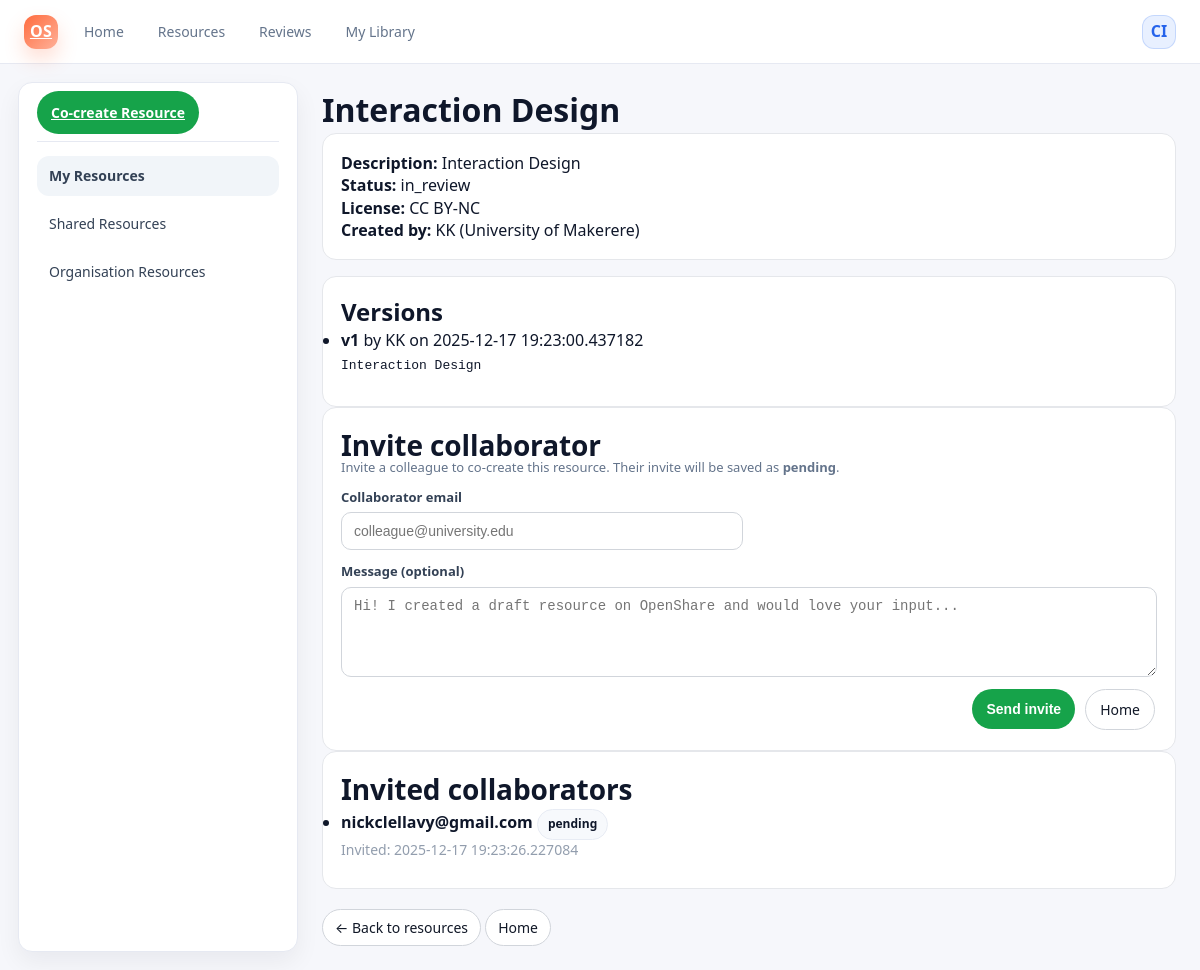
Page /resources/3 on the committed database.
### app/models.py (models this page shows)
class Resource(Base):
    __tablename__ = "resources"
    id = Column(Integer, primary_key=True, index=True)
    title = Column(String, nullable=False)
    description = Column(Text)
    status = Column(String, default="draft")  # 'draft', 'in_review', 'approved'
    license = Column(String, default="CC BY")
    created_by_id = Column(Integer, ForeignKey("users.id"))
    created_at = Column(DateTime, default=datetime.utcnow)
    created_by = relationship("User")
    versions = relationship(
        "ResourceVersion",
        back_populates="resource",
        order_by="ResourceVersion.version_number",
        cascade="all, delete-orphan",
    )
    invites = relationship(
        "CollaborationInvite",
        back_populates="resource",
        order_by="CollaborationInvite.created_at",
        cascade="all, delete-orphan",
    )

class User(Base):
    __tablename__ = "users"
    id = Column(Integer, primary_key=True, index=True)
    name = Column(String, nullable=False)
    email = Column(String, unique=True, index=True)
    institution = Column(String, nullable=False)
    role = Column(String, nullable=False)  # 'author', 'reviewer', 'admin'

class ResourceVersion(Base):
    __tablename__ = "resource_versions"
    id = Column(Integer, primary_key=True, index=True)
    resource_id = Column(Integer, ForeignKey("resources.id"))
    version_number = Column(Integer, nullable=False)
    content = Column(Text, nullable=False)
    created_by_id = Column(Integer, ForeignKey("users.id"))
    created_at = Column(DateTime, default=datetime.utcnow)
    resource = relationship("Resource", back_populates="versions")
    created_by = relationship("User")

class CollaborationInvite(Base):
    __tablename__ = "collaboration_invites"
    id = Column(Integer, primary_key=True, index=True)
    resource_id = Column(Integer, ForeignKey("resources.id"), nullable=False)
    collaborator_email = Column(String, nullable=False)
    message = Column(Text, default="")
    status = Column(String, default="pending")  # pending / accepted / declined
    created_at = Column(DateTime, default=datetime.utcnow)
    resource = relationship("Resource", back_populates="invites")

### app/routes_resources.py (the view)
@router.get("/resources/{resource_id}")
def view_resource(resource_id: int, request: Request, db: Session = Depends(get_db)):
    resource = db.query(models.Resource).filter_by(id=resource_id).first()
    if not resource:
        return RedirectResponse(url="/resources", status_code=303)
    invites = (
        db.query(models.CollaborationInvite)
        .filter(models.CollaborationInvite.resource_id == resource_id)
        .order_by(models.CollaborationInvite.created_at.desc())
        .all()
    )
    return templates.TemplateResponse(
        "resource_detail.html",
        {"request": request, "resource": resource, "invites": invites},
    )

### app/templates/resource_detail.html (shortened to what this page needs)
{% extends "openshare_base.html" %}
{% block content %}
  <div class="page-header">
    <h1>{{ resource.title }}</h1>
  </div>
  <div class="card">
    <p><strong>Description:</strong> {{ resource.description }}</p>
    <p><strong>Status:</strong> {{ resource.status }}</p>
    <p><strong>License:</strong> {{ resource.license }}</p>
    <p>
      <strong>Created by:</strong>
      {{ resource.created_by.name }} ({{ resource.created_by.institution }})
    </p>
  </div>
  <div class="card" style="margin-top: 16px;">
    <h2>Versions</h2>
    {% if resource.versions %}
      <ul>
        {% for v in resource.versions %}
          <li style="margin-bottom: 12px;">
            <strong>v{{ v.version_number }}</strong>
            by {{ v.created_by.name }}
            on {{ v.created_at }}
            <pre style="margin-top: 6px;">{{ v.content }}</pre>
          </li>
        {% endfor %}
      </ul>
    {% else %}
      <p class="card-meta">No versions available.</p>
    {% endif %}
  </div>
  <section class="card">
  <h2 class="section-title">Invite collaborator</h2>
  <p class="helper">Invite a colleague to co-create this resource. Their invite will be saved as <b>pending</b>.</p>
  <form method="post" action="/resources/{{ resource.id }}/invite">
    <div class="form-grid two-col">
      <div class="field">
        <label>Collaborator email</label>
        <input class="input" type="email" name="collaborator_email" placeholder="colleague@university.edu" required>
      </div>
      <div class="field field-full">
        <label>Message (optional)</label>
        <textarea class="input" name="message" rows="4"
          placeholder="Hi! I created a draft resource on OpenShare and would love your input..."></textarea>
      </div>
    </div>
    <div class="form-actions">
      <button class="btn-primary" type="submit">Send invite</button>
      <a class="btn-secondary" href="/openshare-dashboard">Home</a>
    </div>
  </form>
</section>
<section class="card">
  <h2 class="section-title">Invited collaborators</h2>
  {% if invites and invites|length > 0 %}
    <ul class="simple-list">
      {% for i in invites %}
        <li>
          <b>{{ i.collaborator_email }}</b>
          <span class="badge">{{ i.status }}</span>
          <div class="muted small">Invited: {{ i.created_at }}</div>
        </li>
      {% endfor %}
    </ul>
  {% else %}
    <p class="muted">No invites yet.</p>
  {% endif %}
</section>
  <div style="margin-top: 20px;">
    <a class="btn-secondary small" href="/resources">
      ← Back to resources
    </a>
    <a class="btn-secondary small" href="/openshare-dashboard">
      Home
    </a>
  </div>
{% endblock %}

### app/static/css/openshare.css (style rules this page uses)
.card { background: #ffffff; border: 1px solid #e5e7eb; border-radius: 14px; padding: 18px; }
.section-title { font-size: 16px; font-weight: 700; margin-bottom: 12px; }
.helper { color: #6b7280; font-size: 13px; margin: -6px 0 12px 0; }
.form-grid { display: grid; grid-template-columns: 1fr 1fr; gap: 14px 16px; align-items: start; }
.field { display: grid; gap: 6px; }
.field-full { grid-column: 1 / -1; }
.two-col { grid-template-columns: 1fr 1fr; }
.input { width: 100%; padding: 10px 12px; border: 1px solid #d1d5db; border-radius: 10px; font-size: 14px; background: #ffffff; }
textarea.input { resize: vertical; min-height: 90px; }
label { font-size: 13px; color: #374151; font-weight: 600; }
.form-actions { display: flex; gap: 10px; justify-content: flex-end; align-items: center; padding-top: 6px; }
.section-title { font-weight: 750; margin-bottom: 10px; letter-spacing: -0.1px; }
.form-actions { display: flex; gap: 10px; align-items: center; margin-top: 6px; }
.muted { color: var(--muted); font-size: 14px; margin-bottom: 10px; }
.card { background: #fff; border: 1px solid #e5e7eb; border-radius: 14px; padding: 18px; }
.section-title { font-size: 16px; margin-bottom: 12px; }
.form-grid { display: grid; gap: 12px; }
.form-grid.two-col { grid-template-columns: 1fr 1fr; }
.field { display: flex; flex-direction: column; gap: 6px; }
.field label { font-size: 13px; color: #334155; font-weight: 600; }
.input { width: 100%; padding: 10px 12px; border-radius: 10px; border: 1px solid #d1d5db; background: #fff; font-size: 14px; }
.helper { margin: -6px 0 12px 0; color: #64748b; font-size: 13px; line-height: 1.35; }
.form-actions { display: flex; gap: 10px; align-items: center; padding: 6px 2px 2px; }
.btn-secondary { padding: 10px 14px; border-radius: 999px; border: 1px solid #d1d5db; background: #fff; text-decoration: none; color: #111827; font-size: 14px; display: inline-flex; align-items: center; justify-content: center; }
* { box-sizing: border-box; margin: 0; padding: 0; }
:root { --bg: #f6f7fb; --panel: #ffffff; --text: #0f172a; --muted: #64748b; --stroke: #e6e9f2; --primary: #2563eb; --primary-soft: #e8f0ff; --success: #16a34a; --success-soft: #eaf8f0; --radius: 14px; --shadow: 0 14px 35px rgba(15, 23, 42, 0.08); --shadow-soft: 0 10px 25px rgba(15, 23, 42, 0.06); }
body { font-family: system-ui, -apple-system, BlinkMacSystemFont, "Segoe UI", sans-serif; background: var(--bg); color: var(--text); line-height: 1.4; }
.btn-primary { background: var(--success); color: #ffffff; border: none; padding: 12px 14px; border-radius: 999px; font-size: 14px; font-weight: 650; cursor: pointer; transition: transform 120ms ease, filter 120ms ease; }
.btn-primary.small, .btn-secondary.small { padding: 8px 12px; border-radius: 999px; }
.muted { opacity:.7; }
.section-title { margin:0; font-size:28px; }
.badge { display:inline-block; padding:6px 10px; border-radius:999px; font-size:12px; font-weight:700; border:1px solid #e8ecf4; background:#f7f9fc; }

### rows in the picture
Resource: title "Interaction Design", description "Interaction Design", status "in_review", license "CC BY-NC"
User: created_by.name "KK", created_by.institution "University of Makerere"
ResourceVersion: version_number "1", created_by.name "KK", created_at "2025-12-17 19:23:00.437182", content "Interaction Design"
CollaborationInvite: collaborator_email "nickclellavy@gmail.com", status "pending", created_at "2025-12-17 19:23:26.227084"
